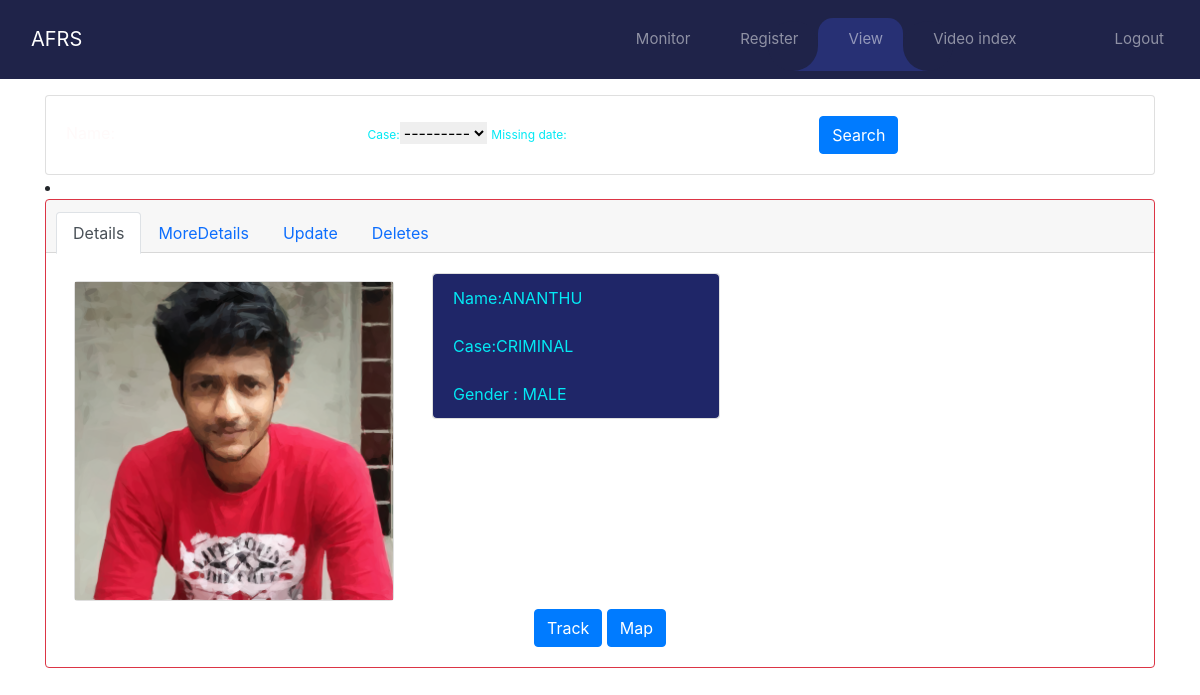
Page /index/ (signed in) on the committed database.
### faceuploader/models.py (models this page shows)
class Face_image(models.Model):
    FCHOICES = (
        ('MISSING', 'Missing'),
        ('CRIMINAL', 'Criminal'),
    )
    photo = models.ImageField(upload_to="train_image")
    name = models.CharField(max_length=30)
    created = models.DateTimeField(auto_now_add=True, null=True)
    updated = models.DateTimeField(auto_now=True)
    dob = models.DateField()
    GCHOICES = (
        ('MALE', 'Male'),
        ('FEMALE', 'Female'),
    )
    gender = models.CharField(choices=GCHOICES, max_length=20, default='none')
    case = models.CharField(choices=FCHOICES, max_length=20, default='Missing')
    address = models.CharField(max_length=200, default='')
    missing_date = models.DateTimeField(default=now, blank=True)
    incident_location = models.CharField(max_length=200, default='')
    description = models.TextField(max_length=200, default='no data')
    def __str__(self):
        return f"{self.id}"

### faceuploader/views.py (the view)
# urls.py: path('index/', views.face_uploader_index, name='index'),
@login_required
def face_uploader_index(request):
    print("#########showing rquest##########")
    face_images = Face_image.objects.all()
    print(request.GET)
    myFilter = OrderFilter(request.GET, queryset=face_images)
    print("###################")
    print(myFilter)
    face_images = myFilter.qs
    print("###################")
    print(face_images)
    return render(request, 'faceuploader/main.html',   {
        'face_images': face_images,
        'myFilter': myFilter,
    }
    )

### faceuploader/templates/faceuploader/main.html (shortened to what this page needs)
{% extends "base.html" %}
{% load crispy_forms_tags %}
{% block content %}
<div class="row">
<div class="col">
<div class="card card-body" >
  <form action="{%url 'faceuploader:index' %}"action="GET">
{{myFilter.form}}
    <button  class ="btn btn-primary" type="submit">Search</button>
  </form>
</div>
</div>
</div>
{% for prs in face_images %}
<li>
  <div class="card text-center {% if prs.case == 'CRIMINAL' %}border-danger{% else %} border-primary{% endif%} ">
    <div class="card-header">
      <ul class="nav nav-tabs card-header-tabs">
        <li class="nav-item">
          <a class="nav-link active" href="#">Details</a>
        </li>
        <li class="nav-item">
          <a class="nav-link " href="{% url 'faceuploader:detail_face_uploader' pk=prs.id %}">MoreDetails</a>
        </li>
        <li class="nav-item">
          <a class="nav-link" href="{% url 'faceuploader:update_face_uploader' pk=prs.id %}">Update</a>
        </li>
        <li class="nav-item ">
          <a class="nav-link " href="{% url 'faceuploader:delete_face_uploader' pk=prs.id %}">Deletes</a>
        </li>
      </ul>
    </div>
    <div class="card-body " >
      <div class="row">
      <div class="col-sm-4">
        <div class="card m-2" >
          <img class="card-img-left" src="{{prs.photo.url}}"alt="Card image cap">
        </div>
      </div>
      <div class="col-sm-2">
      <div class="card" style="width: 18rem;">
        <ul class="list-group list-group-flush d-flex">
          <li class="list-group-item d-flex">Name:{{prs.name|upper}}</li>
          <li class="list-group-item d-flex">Case:{{prs.case}}</li>
          <li class="list-group-item d-flex">Gender : {{prs.gender}}</li>
        </ul>
      </div>
    </div>
  </div>
   <a href="{% url 'faceuploader:track' pk=prs.id %}" class="btn btn-primary">Track</a>
   <a href="{% url 'faceuploader:map' pk=prs.id %}" class="btn btn-primary">Map</a>
    </div>
  </div>
  </li>
{% endfor %}
{% endblock content %}

### static/style.css (style rules this page uses)
body { font-family: "Roboto", sans-serif; background: #273074; }
* { margin: 0; padding: 0; }
* { border: 0; outline: 0; }
label { color: #fffafa; }
.card { background: #1f2349; }
input { font-size: 16px; color: #fff; border-bottom: 1px solid #fff; outline: none; background: transparent; }
input:focus ~ label, input:valid ~ label { left: 0; color: #03e9f4; font-size: 12px; }

### faceuploader/templates/faceuploader/main.html (style rules this page uses)
.list-group-item { background-color: #1f2668; color:#03e9f4 }

### rows in the picture
Face_image: photo (picture), name "ANANTHU", case "CRIMINAL", gender "MALE"
